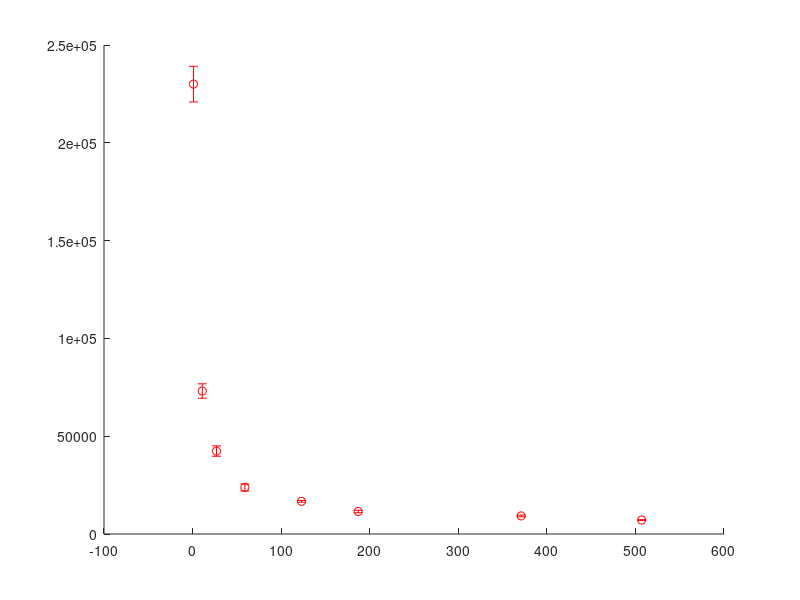

Reproduce this figure in MATLAB. (Note: this script raises an error after producing the figure.)
clear all
close all

global invT2
global k fita fitb

npulse = [1,11,27,59,123, 187, 371, 507];

C1207001 = [2.3e5 7.31e4 4.24e4 2.38e4 1.67e4 1.15e4 9.25e3 7.14e3];
C1207001err = [9.12e3 3.68e3 2.65e3 1.78e3 449 606 470 192];
PC1207001 = [1.48 1.7 1.56 1.68 2.16 2.33 1.6 1.94];
PC1207001err = [0.12 0.2 0.21 0.27 0.16 0.37 0.18 0.14];

%C1207001 fits redone using (a-b*exp((x/t)^k)) instead of (a-a*exp((x/t)^k))
C1207001_ab = [2.22e5 7.7e4 4.63e4 2.55e4 1.64e4 1.17e4 9.19e3 7.47e3];
C1207001err_ab = [1.2e4 6.47e3 5.64e3 3.53e3 635 977 1.27e3 591];
PC1207001_ab = [1.58 1.48 1.36 1.44 2.31 2.17 1.62 1.77];
PC1207001err_ab = [0.18 0.25 0.29 0.41 0.29 0.56 0.46 0.3];

C1207002 = [2.95e5 9.91e4 8.01e4 4.47e4 2.82e4 2.08e4 1.64e4 1.3e4];
C1207002err = [2.96e4 4.83e3 3.31e3 1.68e3 1.21e3 625 773 254];
PC1207002 = [1.17 1.35 1.9 1.8 1.69 1.9 1.71 2.42];
PC1207002err = [0.2 0.12 0.2 0.17 0.17 0.15 0.24 0.19];

C1207004 = [2.23e5 6.72e4 3.84e4 2.78e4 1.86e4 1.58e4 1.12e4 9.71e3];
C1207004err = [1.14e4 6e3 1.34e3 942 2.14e3 908 662 515];
PC1207004 = [1.42 1.4 1.54 1.6 1.1 1.62 1.38 1.51];
PC1207004err = [0.14 0.24 0.11 0.11 0.18 0.21 0.17 0.19];

hold on

errorbar(npulse,C1207001,C1207001err,'ro','LineWidth',2,'MarkerFaceColor','r')
errorbar(npulse,C1207001_ab,C1207001err_ab,'mo','LineWidth',2,'MarkerFaceColor','m')
errorbar(npulse,C1207004,C1207004err,'go','LineWidth',2,'MarkerFaceColor','g')
errorbar(npulse,C1207002,C1207002err,'bo','LineWidth',2,'MarkerFaceColor','b')
grid on
guess=[3.5,2];
alpha=0.318;
% [NV4,R,J,CovB]=nlinfit(npulse', C1207004', @inverseT2_edited, guess,'Weights',C1207004err');
% NV4
% ci4 = nlparci(NV4,R,'Jacobian',J,'alpha',alpha)
% hold on
% plot(npulse,invT2,'g')
% k4=k;
% fita4=fita;
% % fitb4=fitb;
% 
% [NV2,R,J,CovB]=nlinfit(npulse', C1207002', @inverseT2_edited, guess,'Weights',C1207002err');
% NV2
% hold on
% ci2 = nlparci(NV2,R,'Jacobian',J,'alpha',alpha)
% plot(npulse,invT2,'b')
% k2=k;
% fita2=fita;
% fitb2=fitb;

[NV1,R,J,CovB]=nlinfit(npulse', C1207001', @inverseT2_edited, guess,'Weights',C1207001err')
NV1
ci1 = nlparci(NV1,R,'Jacobian',J,'alpha',alpha)
hold on
plot(npulse,invT2,'r')
k1=k;
fita1=fita;
% fitb1=fitb;

NV1_ab=nlinfit(npulse', C1207001_ab', @inverseT2_edited, guess,'Weights',C1207001err_ab')
hold on
plot(npulse,invT2,'m')
k1_ab=k;
fita1_ab=fita;
% fitb1_ab=fitb;

set(gca,'xscale','log','Fontweight','bold','FontSize',14)
set(gca,'yscale','log','Fontweight','bold','FontSize',14)

figure
errorbar(npulse,PC1207001,PC1207001err,'ro','LineWidth',2,'MarkerFaceColor','r')
hold on
errorbar(npulse,PC1207001_ab,PC1207001err_ab,'mo','LineWidth',2,'MarkerFaceColor','m')
hold on
errorbar(npulse,PC1207004,PC1207004err,'go','LineWidth',2,'MarkerFaceColor','g')
hold on
errorbar(npulse,PC1207002,PC1207002err,'bo','LineWidth',2,'MarkerFaceColor','b')
hold on
plot(npulse,k1,'r')
hold on
plot(npulse,k1_ab,'m')
hold on
plot(npulse,k2','b')
hold on
plot(npulse',k4','g')

fita1
% fitb1
fita1_ab
% fitb1_ab
fita2
% fitb2
fita4
% fitb4